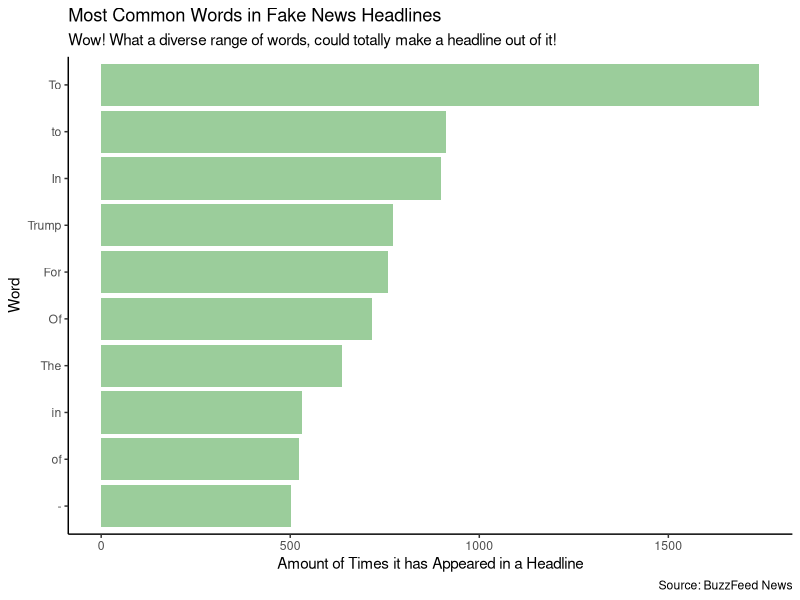
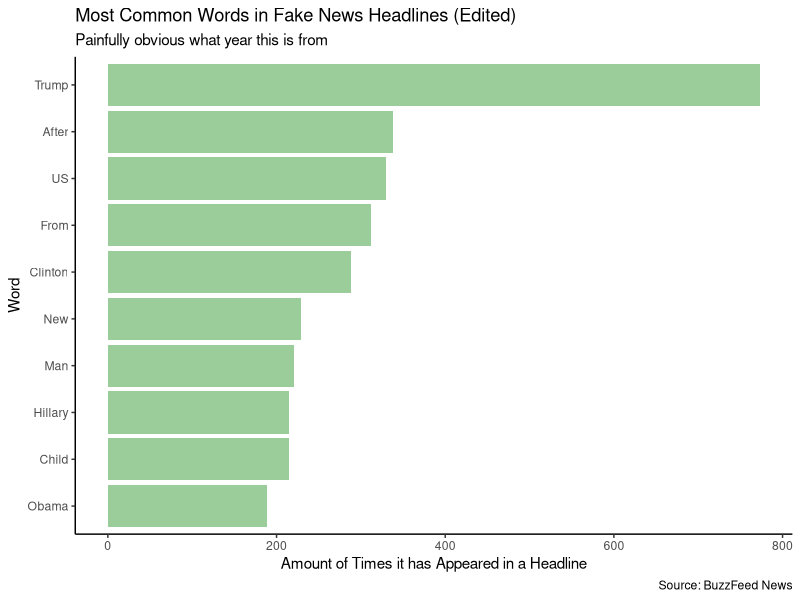

These figures' R source, in order:
## ---- chunk 1
knitr::opts_chunk$set(echo = FALSE) 
library(tidyverse)
library(tidyr)
library(dplyr)
library(rmarkdown)
## ---- chunk 2
titledata <- read.csv("newstitle1.csv")
paged_table(titledata)
## ---- chunk 3
titledata %>%
  select(title, category) %>%
  slice(1:7900) %>% 
  mutate(title = strsplit(as.character(title), " ")) %>% 
  unnest(title) %>% 
  group_by(title) %>% 
  summarize(total = n()) %>% 
  arrange(desc(total)) %>% 
  slice(1:10) %>% 

ggplot(mapping = aes(x = reorder(title, total), y = total))+
  geom_col(fill = "darkseagreen3")+
  theme_classic()+
  coord_flip()+
labs(title = "Most Common Words in Fake News Headlines", 
     subtitle = "Wow! What a diverse range of words, could totally make a headline out of it!", y = "Amount of Times it has Appeared in a Headline", x = "Word", caption = "Source: BuzzFeed News")
## ---- chunk 4
titledata <- read.csv("newstitle1.csv")
removedata <- titledata %>%
  select(title, category) %>%
  slice(1:7900) %>%
  mutate(title = strsplit(as.character(title), " ")) %>%
  unnest(title) %>%
  group_by(title) %>%
  summarize(total = n()) %>%
  arrange(desc(total)) %>%
  slice(1:50)

newdata <- removedata[c(4, 15, 16, 17, 21, 25, 28, 29, 30, 37),]
ggplot(newdata, mapping = aes(x = reorder(title, total), y = total))+
  geom_col(fill = "darkseagreen3")+
  theme_classic()+
  coord_flip()+
labs(title = "Most Common Words in Fake News Headlines (Edited)",
     subtitle = "Painfully obvious what year this is from", y = "Amount of Times it has Appeared in a Headline", x = "Word", caption = "Source: BuzzFeed News")
